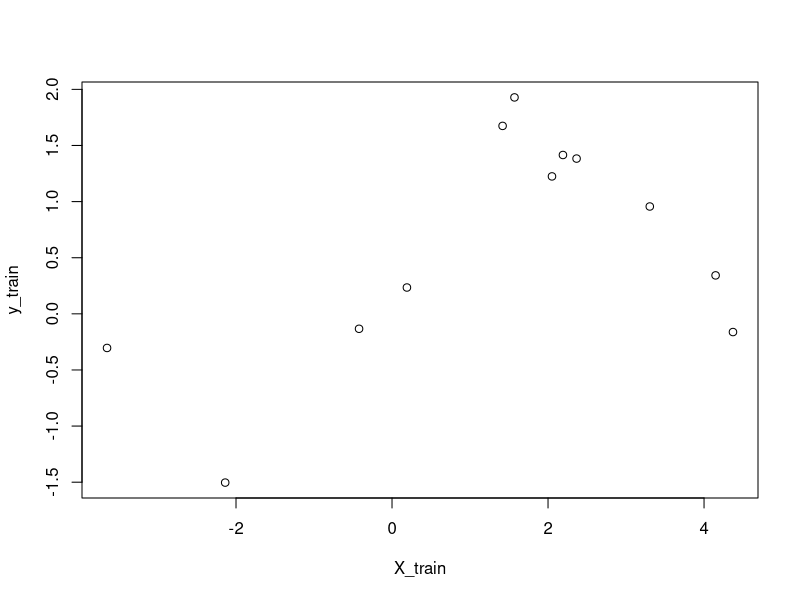
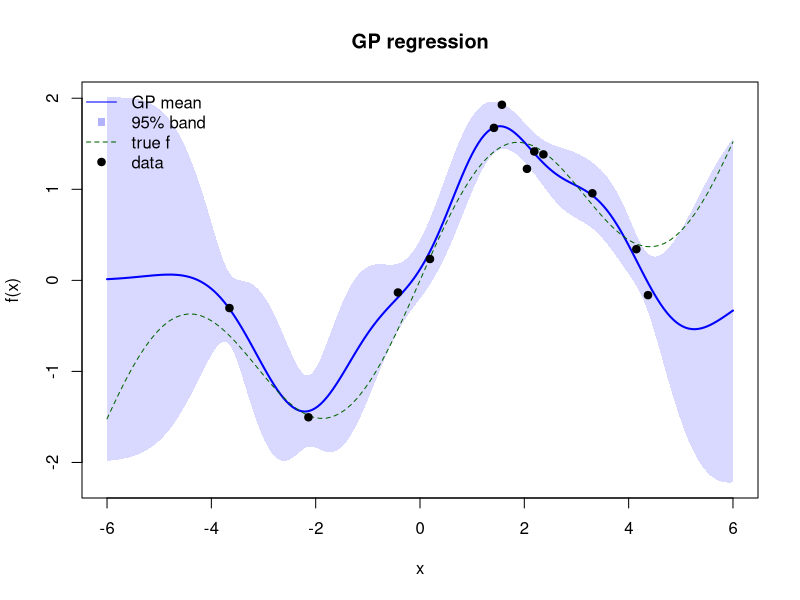
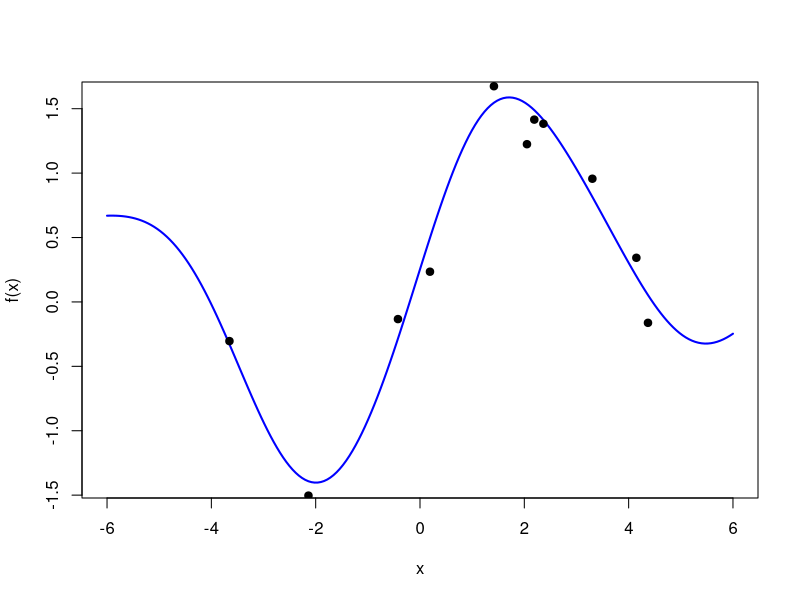

These figures' R source, in order:
# ---- Gaussian Process regression from scratch ----
set.seed(42)

# Squared-exponential kernel
rbf_kernel <- function(X1, X2, l = 1, sigma_f = 1) {
  # X1: n1-vector, X2: n2-vector -> n1 x n2 covariance matrix
  sqdist <- outer(X1, X2, function(a, b) (a - b)^2)
  sigma_f^2 * exp(-0.5 * sqdist / l^2)
}

# ---- Generate some noisy training data ----
f_true <- function(x) sin(x) + 0.3 * x          # the unknown function
n <- 12
X_train <- sort(runif(n, -5, 5))
sigma_n <- 0.2                                   # observation noise sd
y_train <- f_true(X_train) + rnorm(n, 0, sigma_n)
plot(X_train, y_train)

# Test points where we want predictions
X_test <- seq(-6, 6, length.out = 200)

# ---- GP posterior ----
gp_predict <- function(X_test, X_train, y_train,
                       l = 1, sigma_f = 1, sigma_n = 0.2) {
  K    <- rbf_kernel(X_train, X_train, l, sigma_f) +
    sigma_n^2 * diag(length(X_train))      # add noise on the diagonal
  K_s  <- rbf_kernel(X_train, X_test,  l, sigma_f)
  K_ss <- rbf_kernel(X_test,  X_test,  l, sigma_f)
  
  K_inv <- solve(K)                              # for clarity; use Cholesky in practice
  mu   <- t(K_s) %*% K_inv %*% y_train           # posterior mean
  cov  <- K_ss - t(K_s) %*% K_inv %*% K_s        # posterior covariance
  list(mu = as.vector(mu), var = pmax(diag(cov), 0))
}

pred <- gp_predict(X_test, X_train, y_train,
                   l = 1, sigma_f = 1, sigma_n = sigma_n)

# ---- Plot mean +/- 2 sd (~95% credible band) ----
sd_pred <- sqrt(pred$var)
plot(X_test, pred$mu, type = "l", lwd = 2, col = "blue",
     ylim = range(c(pred$mu + 2*sd_pred, pred$mu - 2*sd_pred, y_train)),
     xlab = "x", ylab = "f(x)", main = "GP regression")
polygon(c(X_test, rev(X_test)),
        c(pred$mu + 2*sd_pred, rev(pred$mu - 2*sd_pred)),
        col = rgb(0, 0, 1, 0.15), border = NA)          # uncertainty band
curve(f_true, add = TRUE, lty = 2, col = "darkgreen")   # true function
points(X_train, y_train, pch = 19)                      # observations
legend("topleft", bty = "n",
       legend = c("GP mean", "95% band", "true f", "data"),
       col = c("blue", rgb(0,0,1,0.3), "darkgreen", "black"),
       lty = c(1, NA, 2, NA), pch = c(NA, 15, NA, 19))

# using a package
library(kernlab)

d <- data.frame(x = X_train, y = y_train)
fit <- gausspr(y ~ x, data = d, kernel = "rbfdot",
               kpar = "automatic", var = sigma_n^2)
mu <- predict(fit, data.frame(x = X_test))
plot(X_test, mu, type = "l", col = "blue", lwd = 2,
     xlab = "x", ylab = "f(x)")
points(X_train, y_train, pch = 19)
